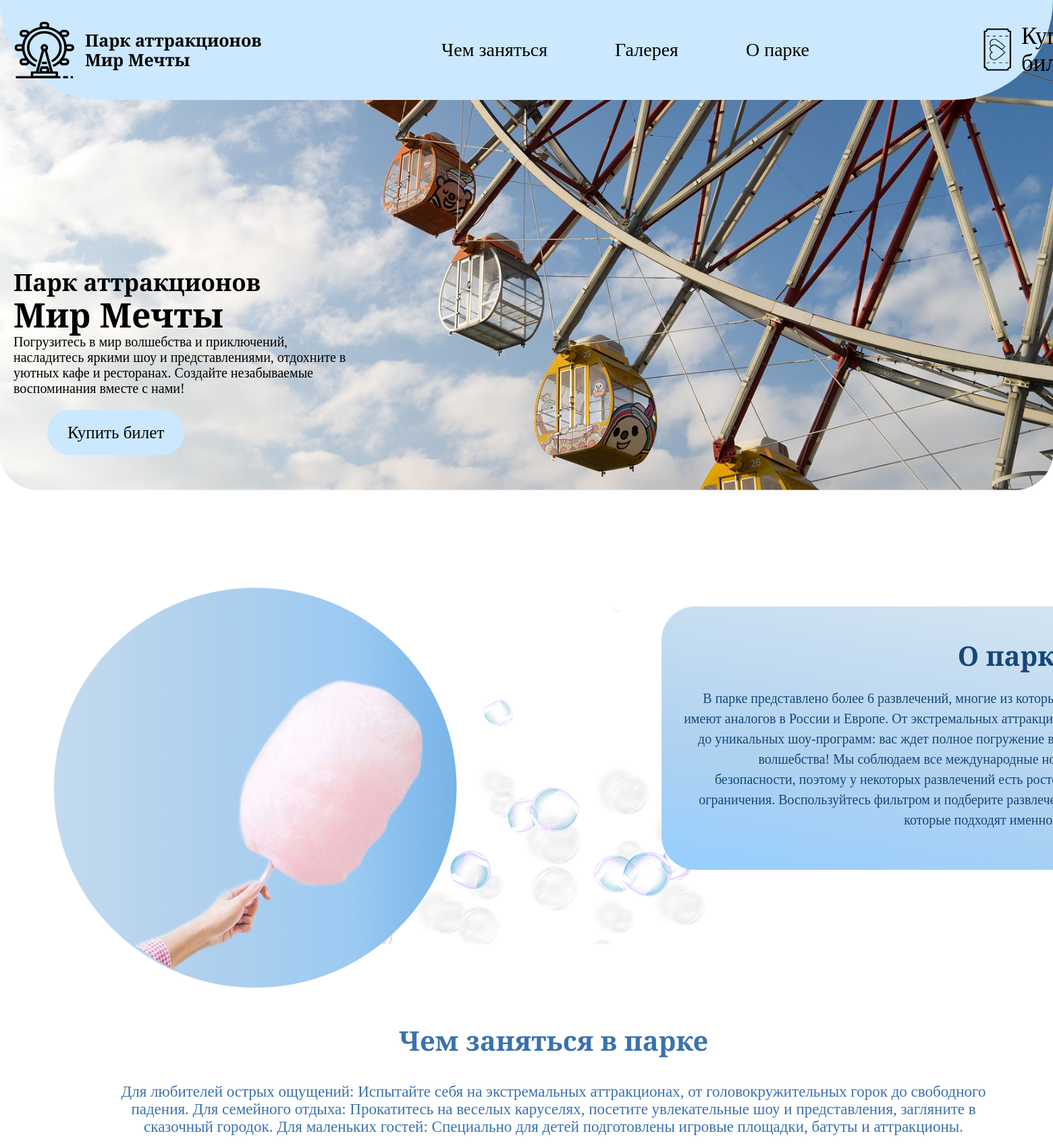
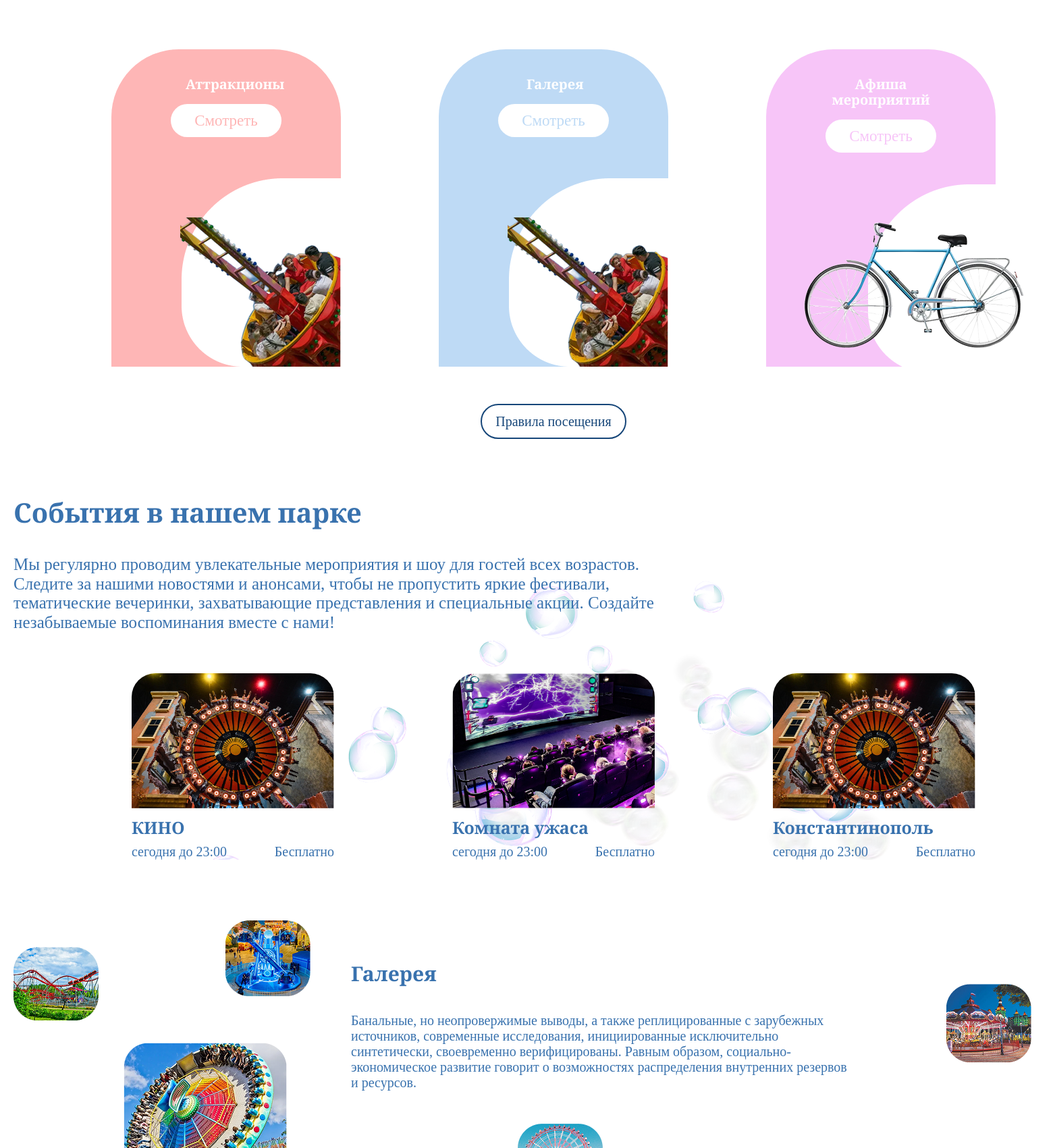
The page / (upper part) on the database its author committed (2 pictures, top to bottom).
### gagi_app/models.py (models this page shows, shortened)
class Attractions(models.Model):
    PLAYGROUND_CHOICES = [
        ('small', 'Малая площадка'),
        ('big', 'Большая площадка'),
    ]
    CAPACITY_CHOICES = [
        (10, '10 человек'),
        (15, '15 человек'),
        (20, '20 человек')
    ]
    DURATION_CHOICES = [
        (3, '3 минуты'),
        (6, '6 минут'),
        (10, '10 минут'),
        (8, '8 минут'),
        (15, '15 минут')
    ]
    name = models.CharField('Название', max_length=100, unique=True)
    description = models.TextField('Описание', blank=True, null=True)
    min_height = models.IntegerField('Минимальный рост (см)', null=True, blank=True)
    max_height = models.IntegerField('Максимальный рост (см)', null=True, blank=True)
    min_age = models.IntegerField('Минимальный возраст', null=True, blank=True)
    activity_status = models.BooleanField('Статус активности', default=True)
    playground_type = models.CharField('Тип площадки', max_length=10, choices=PLAYGROUND_CHOICES, default='small')
    capacity = models.IntegerField('Вместимость (чел)', choices=CAPACITY_CHOICES)
    duration_minutes = models.IntegerField('Продолжительность (мин)', null=True, blank=True)
    staff = models.ForeignKey(Staff, on_delete=models.SET_NULL, null=True, blank=True, verbose_name='Ответственный сотрудник')
    main_image = models.ImageField('Главное изображение', upload_to='attraction_images/', null=True, blank=True)
    class Meta:
        verbose_name = "Аттракцион"
        verbose_name_plural = "Аттракционы"
        ordering = ["name"]

### gagi_app/views.py (the view)
# urls.py: path('', page1, name='page1'),
def page1(request):
    small_attractions = Attractions.objects.filter(playground_type='small', activity_status=True)
    big_attractions = Attractions.objects.filter(playground_type='big', activity_status=True)
    events_attractions = Attractions.objects.filter(activity_status=True)[:3]
    context = {
        'total_attractions': Attractions.objects.filter(activity_status=True).count(),
        'small_attractions_count': small_attractions.count(),
        'big_attractions_count': big_attractions.count(),
        'popular_attractions': Attractions.objects.filter(activity_status=True)[:3],
        'events': events_attractions,
        'staff_members': Staff.objects.all()[:3],
        'user': get_user_from_session(request),
    }
    return render(request, 'page1.html', context)

### gagi_app/views.py (called while the page is built)
def get_user_from_session(request):
    if 'user_id' in request.session:
        try:
            return Users.objects.get(id=request.session['user_id'])
        except Users.DoesNotExist:
            return None
    return None

### gagi_app/templates/page1.html (shortened to what this page needs)
{% load static %}
<!DOCTYPE html>
<html lang="en">
<head>
    <link rel="stylesheet" href="{% static 'css/normalize.css' %}">
    <link rel="stylesheet" href="{% static 'css/style.css' %}">
</head>
<body class="body">
    <header>
        <div class="container">
            <div class="header-inner">
                <div class="header-left">
                    <a href="{% url 'page1' %}" class="link-logo">
                        <img src="{% static 'images/logo.svg' %}" alt="Логотип парка Мир Мечты" class="logo" />
                        <h3 class="name">Парк аттракционов Мир Мечты</h3>
                    </a>
                </div>
                <nav class="menu">
                    <ul class="menu-list">
                        <li><a class="menu-link" href="#GET_BUSY">Чем заняться</a></li>
                        <li><a class="menu-link" href="#GALLERY">Галерея</a></li>
                        <li><a class="menu-link" href="#ABOUT">О парке</a></li>
                    </ul>
                </nav>
                <div class="buy">
                    <img src="{% static 'images/Group (3).svg' %}" alt="sss" class="img-buy">
                    <div class="text-buttn">
                        <a href="{% url 'page4' %}" class="buttn">Купить <br>билет</a>
                    </div>
                </div>
            </div>
        </div>
    </header>
    <main>
        <div class="container">
            <section class="fonts">
                <div class="name-park">
                    <h2 class="title-name">Парк аттракционов </h2>
                    <h1 class="title-park">Мир Мечты</h1>
                    <p class="text-fonts">Погрузитесь в мир волшебства и приключений, насладитесь яркими шоу и
                        представлениями,
                        отдохните в уютных кафе и ресторанах. Создайте незабываемые воспоминания вместе с нами!
                    </p>
                </div>
                <div class="btn">
                    <a href="{% url 'page4' %}" class="btn-link">Купить билет</a>
                </div>
            </section>
            <section class="about">
                <div class="vata">
                    <img src="{% static 'images/vata.png' %}" alt="vata" class="vata-puz">
                </div>
                <div class="about-us">
                    <h2 class="about__title" id="ABOUT">О парке</h2>
                    <p class="about-text">В парке представлено более {{ total_attractions }} развлечений, многие из
                        которых не имеют
                        аналогов
                        в России и Европе.
                        От экстремальных аттракционов до уникальных шоу-программ: вас ждет полное погружение в мир
                        волшебства!
                        Мы соблюдаем все международные нормы безопасности, поэтому у некоторых развлечений есть
                        ростовые
                        ограничения. Воспользуйтесь фильтром и подберите развлечения, которые подходят именно
                        вам.
                    </p>
                </div>
            </section>
            <section class="work">
                <div class="work-park">
                    <h3 class="work-title" id="GET_BUSY">Чем заняться в парке</h3>
                    <p class="text-work">Для любителей острых ощущений: Испытайте себя на экстремальных аттракционах,
                        от
                        головокружительных горок до свободного падения.
                        Для семейного отдыха: Прокатитесь на веселых каруселях, посетите увлекательные шоу и
                        представления, загляните в сказочный городок.
                        Для маленьких гостей: Специально для детей подготовлены игровые площадки, батуты и
                        аттракционы.
                    </p>
                </div>
                <div class="list-site">
                    <div class="site-item">
                        <div class="titlee">
                            <h4 class="site-title wid">
                                Аттракционы
                            </h4>
                        </div>
                        <a href="{% url 'page2' %}" class="site-link">Смотреть</a>
                        <div class="kar">
                            <img src="{% static 'images/karuzel.png' %}" alt="kartinka" class="site-imgg">
                        </div>
                    </div>
                    <div class="site-item-blue">
                        <div class="titlee">
                            <h4 class="site-title">
                                Галерея
                            </h4>
                        </div>
                        <a href="http://127.0.0.1:8000/#GALLERY" class="site-link-blue">Смотреть</a>
                        <div class="kar">
                            <img src="{% static 'images/karuzel.png' %}" alt="kartinka" class="site-imgg">
                        </div>
                    </div>
                    <div class="site-item-pink">
                        <div class="titlee">
                            <h4 class="site-title watching">
                                Афиша мероприятий
                            </h4>
                        </div>
                        <a href="http://127.0.0.1:8000/#EVENTS" class="site-link-pink">Смотреть</a>
                        <div class="kar">
                            <img src="{% static 'images/velosiped.png' %}" alt="kartinka" class="site-img">
                        </div>
                    </div>
                </div>
                <a href="#" class="rules">Правила посещения</a>
            </section>
            <section class="events">
                <div class="event-park">
                    <h3 class="events-title" id="EVENTS">События в нашем парке</h3>
                    <p class="text-events">Мы регулярно проводим увлекательные мероприятия и шоу для гостей всех
                        возрастов. Следите за нашими новостями и анонсами, чтобы не пропустить яркие фестивали,
                        тематические вечеринки, захватывающие представления и специальные акции. Создайте
                        незабываемые
                        воспоминания вместе с нами!
                    </p>
                </div>
                <div class="type-list">
                    {% for attraction in events %}
                    <div class="type-item">
                        <div class="type-img">
                            {% if attraction.main_image %}
                            <img src="{{ attraction.main_image.url }}" alt="{{ attraction.name }}" class="typeimages">
                            {% else %}
                            <img src="{% static 'images/gorki.png' %}" alt="{{ attraction.name }}" class="typeimages">
                            {% endif %}
                        </div>
                        <h4 class="type-title">{{ attraction.name }}</h4>
                        <div class="time-price">
                            <p class="time-text">сегодня до 23:00</p>
                            <p class="price-text">Бесплатно</p>
                        </div>
                    </div>
                    {% endfor %}
                </div>
            </section>
            <section class="gallery">
                <div class="gallery-list">
                    <img src="{% static 'images/kartinkii.png' %}" alt="kartinkii" class="gallery-item">
                    <div class="gallery-info">
                        <h3 class="gallery-title" id="GALLERY">Галерея</h3>
                        <p class="gallery-text">
                            Банальные, но неопровержимые выводы, а также реплицированные с зарубежных источников,
                            современные исследования, инициированные исключительно синтетически, своевременно
                            верифицированы. Равным образом, социально-экономическое развитие говорит о возможностях
                            распределения внутренних резервов и ресурсов.
                        </p>
                    </div>
                </div>
            </section>
        </div>
    </main>
</body>
</html>

### rows shown on the page
Attractions: main_image (picture), name "КИНО"
Attractions: main_image (picture), name "Комната ужаса"
Attractions: main_image (picture), name "Константинополь"

### other values the page prints
{{ total_attractions }} "6"
